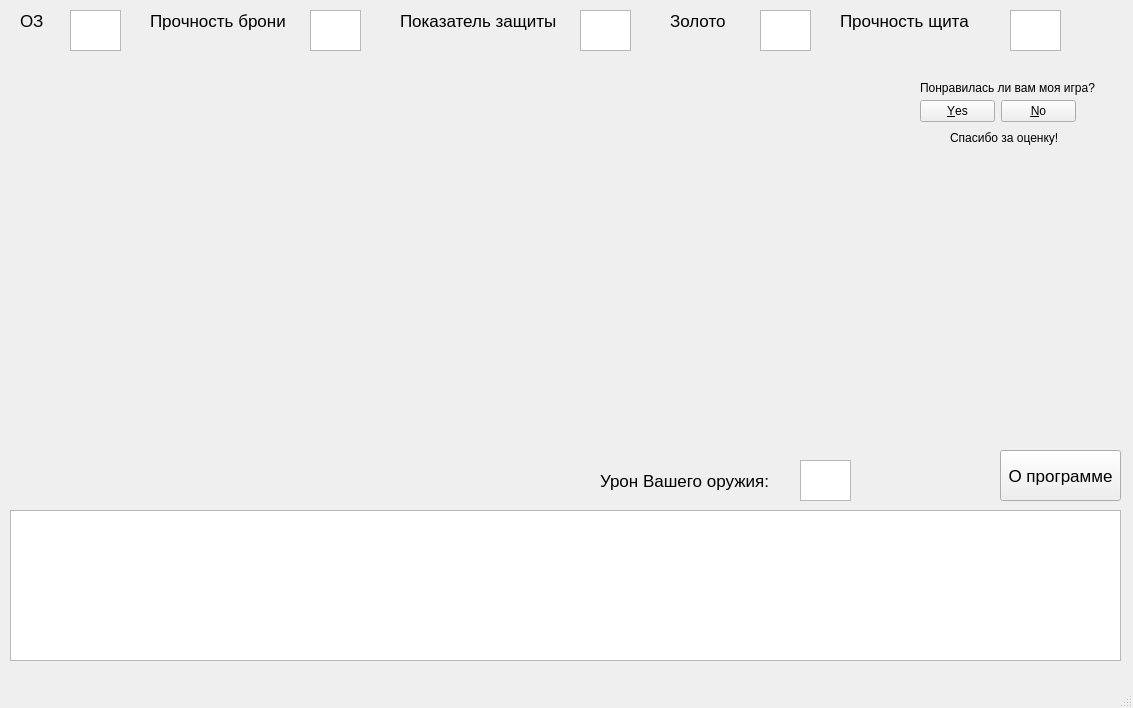
<?xml version="1.0" encoding="UTF-8"?>
<ui version="4.0">
 <class>CavesAndMonsters</class>
 <widget class="QMainWindow" name="CavesAndMonsters">
  <property name="geometry">
   <rect>
    <x>0</x>
    <y>0</y>
    <width>1133</width>
    <height>708</height>
   </rect>
  </property>
  <property name="windowTitle">
   <string>MainWindow</string>
  </property>
  <widget class="QWidget" name="centralwidget">
   <widget class="QTextEdit" name="information">
    <property name="geometry">
     <rect>
      <x>10</x>
      <y>510</y>
      <width>1111</width>
      <height>151</height>
     </rect>
    </property>
    <property name="font">
     <font>
      <pointsize>13</pointsize>
     </font>
    </property>
    <property name="readOnly">
     <bool>true</bool>
    </property>
    <property name="html">
     <string>&lt;!DOCTYPE HTML PUBLIC &quot;-//W3C//DTD HTML 4.0//EN&quot; &quot;http://www.w3.org/TR/REC-html40/strict.dtd&quot;&gt;
&lt;html&gt;&lt;head&gt;&lt;meta name=&quot;qrichtext&quot; content=&quot;1&quot; /&gt;&lt;style type=&quot;text/css&quot;&gt;
p, li { white-space: pre-wrap; }
&lt;/style&gt;&lt;/head&gt;&lt;body style=&quot; font-family:'MS Shell Dlg 2'; font-size:13pt; font-weight:400; font-style:normal;&quot;&gt;
&lt;p style=&quot;-qt-paragraph-type:empty; margin-top:0px; margin-bottom:0px; margin-left:0px; margin-right:0px; -qt-block-indent:0; text-indent:0px; font-size:8.25pt;&quot;&gt;&lt;br /&gt;&lt;/p&gt;&lt;/body&gt;&lt;/html&gt;</string>
    </property>
   </widget>
   <widget class="QLabel" name="label">
    <property name="geometry">
     <rect>
      <x>20</x>
      <y>10</y>
      <width>31</width>
      <height>21</height>
     </rect>
    </property>
    <property name="font">
     <font>
      <pointsize>13</pointsize>
     </font>
    </property>
    <property name="text">
     <string>ОЗ</string>
    </property>
   </widget>
   <widget class="QTextEdit" name="health_points">
    <property name="geometry">
     <rect>
      <x>70</x>
      <y>10</y>
      <width>51</width>
      <height>41</height>
     </rect>
    </property>
    <property name="font">
     <font>
      <pointsize>13</pointsize>
     </font>
    </property>
    <property name="verticalScrollBarPolicy">
     <enum>Qt::ScrollBarAlwaysOff</enum>
    </property>
    <property name="horizontalScrollBarPolicy">
     <enum>Qt::ScrollBarAlwaysOff</enum>
    </property>
    <property name="readOnly">
     <bool>true</bool>
    </property>
    <property name="html">
     <string>&lt;!DOCTYPE HTML PUBLIC &quot;-//W3C//DTD HTML 4.0//EN&quot; &quot;http://www.w3.org/TR/REC-html40/strict.dtd&quot;&gt;
&lt;html&gt;&lt;head&gt;&lt;meta name=&quot;qrichtext&quot; content=&quot;1&quot; /&gt;&lt;style type=&quot;text/css&quot;&gt;
p, li { white-space: pre-wrap; }
&lt;/style&gt;&lt;/head&gt;&lt;body style=&quot; font-family:'MS Shell Dlg 2'; font-size:13pt; font-weight:400; font-style:normal;&quot;&gt;
&lt;p style=&quot;-qt-paragraph-type:empty; margin-top:0px; margin-bottom:0px; margin-left:0px; margin-right:0px; -qt-block-indent:0; text-indent:0px; font-size:8.25pt;&quot;&gt;&lt;br /&gt;&lt;/p&gt;&lt;/body&gt;&lt;/html&gt;</string>
    </property>
   </widget>
   <widget class="QLabel" name="label_2">
    <property name="geometry">
     <rect>
      <x>150</x>
      <y>10</y>
      <width>141</width>
      <height>21</height>
     </rect>
    </property>
    <property name="font">
     <font>
      <pointsize>13</pointsize>
     </font>
    </property>
    <property name="text">
     <string>Прочность брони</string>
    </property>
   </widget>
   <widget class="QTextEdit" name="armor_strength">
    <property name="geometry">
     <rect>
      <x>310</x>
      <y>10</y>
      <width>51</width>
      <height>41</height>
     </rect>
    </property>
    <property name="font">
     <font>
      <pointsize>13</pointsize>
     </font>
    </property>
    <property name="verticalScrollBarPolicy">
     <enum>Qt::ScrollBarAlwaysOff</enum>
    </property>
    <property name="horizontalScrollBarPolicy">
     <enum>Qt::ScrollBarAlwaysOff</enum>
    </property>
    <property name="readOnly">
     <bool>true</bool>
    </property>
   </widget>
   <widget class="QLabel" name="label_3">
    <property name="geometry">
     <rect>
      <x>670</x>
      <y>10</y>
      <width>61</width>
      <height>21</height>
     </rect>
    </property>
    <property name="font">
     <font>
      <pointsize>13</pointsize>
     </font>
    </property>
    <property name="text">
     <string>Золото</string>
    </property>
   </widget>
   <widget class="QTextEdit" name="goldEdit">
    <property name="geometry">
     <rect>
      <x>760</x>
      <y>10</y>
      <width>51</width>
      <height>41</height>
     </rect>
    </property>
    <property name="font">
     <font>
      <pointsize>13</pointsize>
     </font>
    </property>
    <property name="verticalScrollBarPolicy">
     <enum>Qt::ScrollBarAlwaysOff</enum>
    </property>
    <property name="horizontalScrollBarPolicy">
     <enum>Qt::ScrollBarAlwaysOff</enum>
    </property>
    <property name="readOnly">
     <bool>true</bool>
    </property>
   </widget>
   <widget class="QLabel" name="label_4">
    <property name="geometry">
     <rect>
      <x>400</x>
      <y>10</y>
      <width>161</width>
      <height>21</height>
     </rect>
    </property>
    <property name="font">
     <font>
      <pointsize>13</pointsize>
     </font>
    </property>
    <property name="text">
     <string>Показатель защиты</string>
    </property>
   </widget>
   <widget class="QTextEdit" name="armor_coefficent">
    <property name="geometry">
     <rect>
      <x>580</x>
      <y>10</y>
      <width>51</width>
      <height>41</height>
     </rect>
    </property>
    <property name="font">
     <font>
      <pointsize>13</pointsize>
     </font>
    </property>
    <property name="verticalScrollBarPolicy">
     <enum>Qt::ScrollBarAlwaysOff</enum>
    </property>
    <property name="horizontalScrollBarPolicy">
     <enum>Qt::ScrollBarAlwaysOff</enum>
    </property>
    <property name="readOnly">
     <bool>true</bool>
    </property>
   </widget>
   <widget class="QLabel" name="label_5">
    <property name="geometry">
     <rect>
      <x>840</x>
      <y>10</y>
      <width>131</width>
      <height>21</height>
     </rect>
    </property>
    <property name="font">
     <font>
      <pointsize>13</pointsize>
     </font>
    </property>
    <property name="text">
     <string>Прочность щита</string>
    </property>
   </widget>
   <widget class="QTextEdit" name="shield_hp">
    <property name="geometry">
     <rect>
      <x>1010</x>
      <y>10</y>
      <width>51</width>
      <height>41</height>
     </rect>
    </property>
    <property name="font">
     <font>
      <pointsize>13</pointsize>
     </font>
    </property>
    <property name="inputMethodHints">
     <set>Qt::ImhNone</set>
    </property>
    <property name="verticalScrollBarPolicy">
     <enum>Qt::ScrollBarAlwaysOff</enum>
    </property>
    <property name="horizontalScrollBarPolicy">
     <enum>Qt::ScrollBarAlwaysOff</enum>
    </property>
    <property name="sizeAdjustPolicy">
     <enum>QAbstractScrollArea::AdjustIgnored</enum>
    </property>
    <property name="readOnly">
     <bool>true</bool>
    </property>
   </widget>
   <widget class="QLabel" name="label_6">
    <property name="geometry">
     <rect>
      <x>600</x>
      <y>460</y>
      <width>181</width>
      <height>41</height>
     </rect>
    </property>
    <property name="font">
     <font>
      <pointsize>13</pointsize>
     </font>
    </property>
    <property name="text">
     <string>Урон Вашего оружия:</string>
    </property>
   </widget>
   <widget class="QTextEdit" name="self_damage">
    <property name="geometry">
     <rect>
      <x>800</x>
      <y>460</y>
      <width>51</width>
      <height>41</height>
     </rect>
    </property>
    <property name="font">
     <font>
      <pointsize>13</pointsize>
     </font>
    </property>
    <property name="verticalScrollBarPolicy">
     <enum>Qt::ScrollBarAlwaysOff</enum>
    </property>
    <property name="horizontalScrollBarPolicy">
     <enum>Qt::ScrollBarAlwaysOff</enum>
    </property>
    <property name="readOnly">
     <bool>true</bool>
    </property>
   </widget>
   <widget class="QPushButton" name="doc_but">
    <property name="geometry">
     <rect>
      <x>1000</x>
      <y>450</y>
      <width>121</width>
      <height>51</height>
     </rect>
    </property>
    <property name="font">
     <font>
      <pointsize>13</pointsize>
     </font>
    </property>
    <property name="text">
     <string>О программе</string>
    </property>
   </widget>
   <widget class="QDialogButtonBox" name="do_you_like_game">
    <property name="geometry">
     <rect>
      <x>920</x>
      <y>100</y>
      <width>156</width>
      <height>23</height>
     </rect>
    </property>
    <property name="standardButtons">
     <set>QDialogButtonBox::No|QDialogButtonBox::Yes</set>
    </property>
   </widget>
   <widget class="QLabel" name="do_you_like_it">
    <property name="geometry">
     <rect>
      <x>920</x>
      <y>80</y>
      <width>181</width>
      <height>16</height>
     </rect>
    </property>
    <property name="text">
     <string>Понравилась ли вам моя игра?</string>
    </property>
   </widget>
   <widget class="QLabel" name="thanks">
    <property name="geometry">
     <rect>
      <x>950</x>
      <y>130</y>
      <width>111</width>
      <height>16</height>
     </rect>
    </property>
    <property name="text">
     <string>Спасибо за оценку!</string>
    </property>
   </widget>
  </widget>
  <widget class="QMenuBar" name="menubar">
   <property name="geometry">
    <rect>
     <x>0</x>
     <y>0</y>
     <width>1133</width>
     <height>21</height>
    </rect>
   </property>
  </widget>
  <widget class="QStatusBar" name="statusbar"/>
 </widget>
 <resources/>
 <connections/>
</ui>
